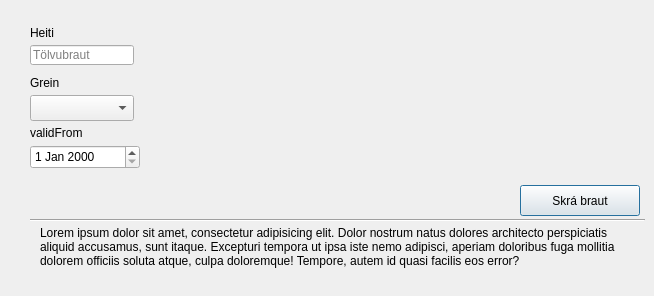
      <widget class="QWidget" name="tracksTabCreate">
       <attribute name="title">
        <string>Braut</string>
       </attribute>
       <widget class="Line" name="line_8">
        <property name="geometry">
         <rect>
          <x>30</x>
          <y>210</y>
          <width>615</width>
          <height>20</height>
         </rect>
        </property>
        <property name="orientation">
         <enum>Qt::Horizontal</enum>
        </property>
       </widget>
       <widget class="QPushButton" name="pushButton_8">
        <property name="geometry">
         <rect>
          <x>520</x>
          <y>185</y>
          <width>120</width>
          <height>31</height>
         </rect>
        </property>
        <property name="sizePolicy">
         <sizepolicy hsizetype="Minimum" vsizetype="Fixed">
          <horstretch>0</horstretch>
          <verstretch>0</verstretch>
         </sizepolicy>
        </property>
        <property name="layoutDirection">
         <enum>Qt::LeftToRight</enum>
        </property>
        <property name="autoFillBackground">
         <bool>false</bool>
        </property>
        <property name="text">
         <string>Skrá braut</string>
        </property>
        <property name="autoDefault">
         <bool>false</bool>
        </property>
        <property name="default">
         <bool>true</bool>
        </property>
        <property name="flat">
         <bool>false</bool>
        </property>
       </widget>
       <widget class="QLabel" name="label_11">
        <property name="geometry">
         <rect>
          <x>40</x>
          <y>226</y>
          <width>591</width>
          <height>61</height>
         </rect>
        </property>
        <property name="text">
         <string>Lorem ipsum dolor sit amet, consectetur adipisicing elit. Dolor nostrum natus dolores architecto perspiciatis aliquid accusamus, sunt itaque. Excepturi tempora ut ipsa iste nemo adipisci, aperiam doloribus fuga mollitia dolorem officiis soluta atque, culpa doloremque! Tempore, autem id quasi facilis eos error?</string>
        </property>
        <property name="textFormat">
         <enum>Qt::AutoText</enum>
        </property>
        <property name="scaledContents">
         <bool>false</bool>
        </property>
        <property name="alignment">
         <set>Qt::AlignLeading|Qt::AlignLeft|Qt::AlignTop</set>
        </property>
        <property name="wordWrap">
         <bool>true</bool>
        </property>
       </widget>
       <widget class="QLineEdit" name="lineEditCourseAddCourseName_8">
        <property name="geometry">
         <rect>
          <x>30</x>
          <y>45</y>
          <width>104</width>
          <height>20</height>
         </rect>
        </property>
        <property name="focusPolicy">
         <enum>Qt::StrongFocus</enum>
        </property>
        <property name="text">
         <string/>
        </property>
        <property name="maxLength">
         <number>75</number>
        </property>
        <property name="placeholderText">
         <string>Tölvubraut</string>
        </property>
       </widget>
       <widget class="QLabel" name="label_31">
        <property name="geometry">
         <rect>
          <x>30</x>
          <y>20</y>
          <width>101</width>
          <height>20</height>
         </rect>
        </property>
        <property name="layoutDirection">
         <enum>Qt::LeftToRight</enum>
        </property>
        <property name="text">
         <string>Heiti</string>
        </property>
        <property name="alignment">
         <set>Qt::AlignBottom|Qt::AlignLeading|Qt::AlignLeft</set>
        </property>
       </widget>
       <widget class="QComboBox" name="comboBox_13">
        <property name="geometry">
         <rect>
          <x>30</x>
          <y>95</y>
          <width>104</width>
          <height>26</height>
         </rect>
        </property>
       </widget>
       <widget class="QLabel" name="label_32">
        <property name="geometry">
         <rect>
          <x>30</x>
          <y>70</y>
          <width>101</width>
          <height>20</height>
         </rect>
        </property>
        <property name="layoutDirection">
         <enum>Qt::LeftToRight</enum>
        </property>
        <property name="text">
         <string>Grein</string>
        </property>
        <property name="alignment">
         <set>Qt::AlignBottom|Qt::AlignLeading|Qt::AlignLeft</set>
        </property>
       </widget>
       <widget class="QLabel" name="label_33">
        <property name="geometry">
         <rect>
          <x>30</x>
          <y>120</y>
          <width>101</width>
          <height>20</height>
         </rect>
        </property>
        <property name="layoutDirection">
         <enum>Qt::LeftToRight</enum>
        </property>
        <property name="text">
         <string>validFrom</string>
        </property>
        <property name="alignment">
         <set>Qt::AlignBottom|Qt::AlignLeading|Qt::AlignLeft</set>
        </property>
       </widget>
       <widget class="QDateEdit" name="dateEdit">
        <property name="geometry">
         <rect>
          <x>30</x>
          <y>145</y>
          <width>110</width>
          <height>24</height>
         </rect>
        </property>
       </widget>
      </widget>
